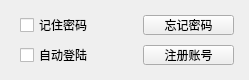
<?xml version="1.0" encoding="UTF-8"?>
<ui version="4.0">
 <class>MoreForm</class>
 <widget class="QWidget" name="MoreForm">
  <property name="geometry">
   <rect>
    <x>0</x>
    <y>0</y>
    <width>249</width>
    <height>80</height>
   </rect>
  </property>
  <property name="windowTitle">
   <string>Form</string>
  </property>
  <widget class="QCheckBox" name="rememberCBox">
   <property name="geometry">
    <rect>
     <x>20</x>
     <y>15</y>
     <width>87</width>
     <height>20</height>
    </rect>
   </property>
   <property name="text">
    <string>记住密码</string>
   </property>
  </widget>
  <widget class="QCheckBox" name="autoLoginCBox">
   <property name="geometry">
    <rect>
     <x>20</x>
     <y>45</y>
     <width>87</width>
     <height>20</height>
    </rect>
   </property>
   <property name="text">
    <string>自动登陆</string>
   </property>
  </widget>
  <widget class="QPushButton" name="forgetPButton">
   <property name="geometry">
    <rect>
     <x>143</x>
     <y>15</y>
     <width>91</width>
     <height>20</height>
    </rect>
   </property>
   <property name="text">
    <string>忘记密码</string>
   </property>
  </widget>
  <widget class="QPushButton" name="registerPButton">
   <property name="geometry">
    <rect>
     <x>143</x>
     <y>45</y>
     <width>91</width>
     <height>20</height>
    </rect>
   </property>
   <property name="text">
    <string>注册账号</string>
   </property>
  </widget>
  <widget class="QWidget" name="moreformBackgroundWidget" native="true">
   <property name="geometry">
    <rect>
     <x>0</x>
     <y>0</y>
     <width>251</width>
     <height>80</height>
    </rect>
   </property>
  </widget>
  <zorder>moreformBackgroundWidget</zorder>
  <zorder>rememberCBox</zorder>
  <zorder>autoLoginCBox</zorder>
  <zorder>forgetPButton</zorder>
  <zorder>registerPButton</zorder>
 </widget>
 <resources/>
 <connections/>
</ui>
